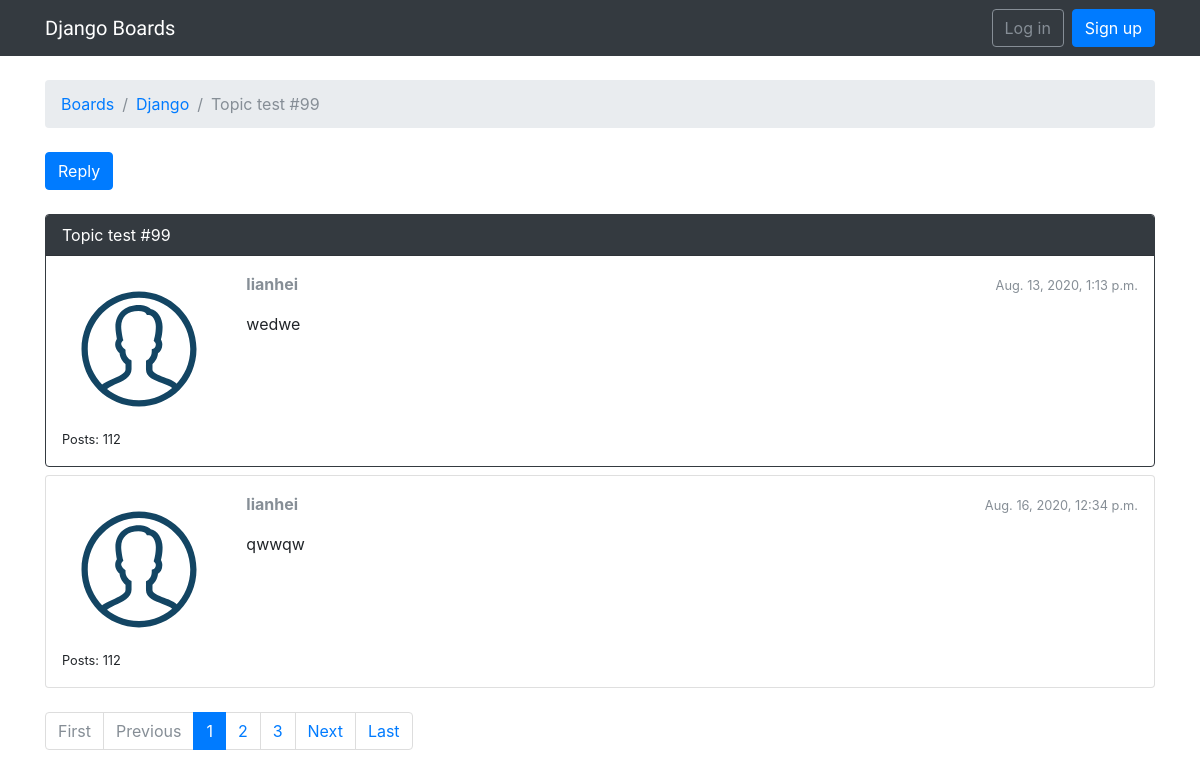
The page /boards/1/topics/107/ on the database its author committed.
### boards/models.py (models this page shows, shortened)
class Topic(models.Model):
    subject = models.CharField(max_length=255)
    last_updated = models.DateTimeField(auto_now_add=True)
    board = models.ForeignKey(Board, related_name='topics',on_delete=models.CASCADE)
    starter = models.ForeignKey(User, related_name='topics',on_delete=models.CASCADE)
    views = models.PositiveIntegerField(default=0)

class Board(models.Model):
    name = models.CharField(max_length=30, unique=True)
    description = models.CharField(max_length=100)

class Post(models.Model):
    message = models.TextField(max_length=4000)
    topic = models.ForeignKey(Topic, related_name='posts',on_delete=models.CASCADE)
    created_at = models.DateTimeField(auto_now_add=True)
    updated_at = models.DateTimeField(null=True)
    created_by = models.ForeignKey(User, related_name='posts',on_delete=models.CASCADE)
    updated_by = models.ForeignKey(User, null=True, related_name='+',on_delete=models.CASCADE)

### boards/views.py (the view)
# urls.py: url(r'^boards/(?P<pk>\d+)/topics/(?P<topic_pk>\d+)/$', views.PostListView.as_view(), name='topic_posts'),
class PostListView(ListView):
    model = Post
    context_object_name = 'posts'
    template_name = 'topic_posts.html'
    paginate_by = 2
    def get_context_data(self, **kwargs):
        self.topic.views += 1
        self.topic.save()
        kwargs['topic'] = self.topic
        return super().get_context_data(**kwargs)
    def get_queryset(self):
        self.topic = get_object_or_404(Topic, board__pk=self.kwargs.get('pk'), pk=self.kwargs.get('topic_pk'))
        queryset = self.topic.posts.order_by('created_at')
        return queryset

### templates/topic_posts.html (shortened to what this page needs)
{% extends 'base.html' %}
{% load static %}
{% block breadcrumb %}
  <li class="breadcrumb-item"><a href="{% url 'home' %}">Boards</a></li>
  <li class="breadcrumb-item"><a href="{% url 'board_topics' topic.board.pk %}">{{ topic.board.name }}</a></li>
  <li class="breadcrumb-item active">{{ topic.subject }}</li>
{% endblock %}
{% block content %}
  <div class="mb-4">
    <a href="{% url 'reply_topic' topic.board.pk topic.pk %}" class="btn btn-primary" role="button">Reply</a>
  </div>
  {% for post in posts %}
    <div id="{{ post.pk }}" class="card {% if forloop.last %}mb-4{% else %}mb-2{% endif %} {% if forloop.first %}border-dark{% endif %}">
      {% if forloop.first %}
        <div class="card-header text-white bg-dark py-2 px-3">{{ topic.subject }}</div>
      {% endif %}
      <div class="card-body p-3">
        <div class="row">
          <div class="col-2">
            <img src="{% static 'img/avatar.svg' %}" alt="{{ post.created_by.username }}" class="w-100">
            <small>Posts: {{ post.created_by.posts.count }}</small>
          </div>
          <div class="col-10">
            <div class="row mb-3">
              <div class="col-6">
                <strong class="text-muted">{{ post.created_by.username }}</strong>
              </div>
              <div class="col-6 text-right">
                <small class="text-muted">{{ post.created_at }}</small>
              </div>
            </div>
            {{ post.message }}
          </div>
        </div>
      </div>
    </div>
  {% endfor %}
  {% include 'includes/pagination.html' %}
{% endblock %}

### templates/base.html (shortened to what this page needs)
{% load static %}<!DOCTYPE html>
<html>
  <head>
    <link rel="stylesheet" href="{% static 'css/bootstrap.min.css' %}">
    <link rel="stylesheet" href="{% static 'css/app.css' %}">
  </head>
  <body>
    {% block body %}
      <nav class="navbar navbar-expand-sm navbar-dark bg-dark">
        <div class="container">
          <a class="navbar-brand" href="{% url 'home' %}">Django Boards</a>
          <div class="collapse navbar-collapse" id="mainMenu">
            {% if user.is_authenticated %}
              <ul class="navbar-nav ml-auto">
                <li class="nav-item dropdown">
                  <a class="nav-link dropdown-toggle" href="#" id="userMenu" data-toggle="dropdown" aria-haspopup="true" aria-expanded="false">
                    {{ user.username }}
                  </a>
                  <div class="dropdown-menu dropdown-menu-right" aria-labelledby="userMenu">
                    <a class="dropdown-item" href="{% url 'my_account' %}">My account</a>
                    <a class="dropdown-item" href="{% url 'password_change' %}">Change password</a>
                    <div class="dropdown-divider"></div>
                    <a class="dropdown-item" href="{% url 'logout' %}">Log out</a>
                  </div>
                </li>
              </ul>
            {% else %}
              <form class="form-inline ml-auto">
                <a href="{% url 'login' %}" class="btn btn-outline-secondary">Log in</a>
                <a href="{% url 'signup' %}" class="btn btn-primary ml-2">Sign up</a>
              </form>
            {% endif %}
          </div>
        </div>
      </nav>
      <div class="container">
        <ol class="breadcrumb my-4">
          {% block breadcrumb %}
          {% endblock %}
        </ol>
        {% block content %}
        {% endblock %}
      </div>
    {% endblock body %}
  </body>
</html>

### templates/includes/pagination.html (shortened to what this page needs)
{% if is_paginated %}
  <nav aria-label="Topics pagination" class="mb-4">
    <ul class="pagination">
      {% if page_obj.number > 1 %}
        <li class="page-item">
          <a class="page-link" href="?page=1">First</a>
        </li>
      {% else %}
        <li class="page-item disabled">
          <span class="page-link">First</span>
        </li>
      {% endif %}
      {% if page_obj.has_previous %}
        <li class="page-item">
          <a class="page-link" href="?page={{ page_obj.previous_page_number }}">Previous</a>
        </li>
      {% else %}
        <li class="page-item disabled">
          <span class="page-link">Previous</span>
        </li>
      {% endif %}
      {% for page_num in paginator.page_range %}
        {% if page_obj.number == page_num %}
          <li class="page-item active">
            <span class="page-link">
              {{ page_num }}
            </span>
          </li>
        {% elif page_num > page_obj.number|add:'-3' and page_num < page_obj.number|add:'3' %}
          <li class="page-item">
            <a class="page-link" href="?page={{ page_num }}">{{ page_num }}</a>
          </li>
        {% endif %}
      {% endfor %}
      {% if page_obj.has_next %}
        <li class="page-item">
          <a class="page-link" href="?page={{ page_obj.next_page_number }}">Next</a>
        </li>
      {% else %}
        <li class="page-item disabled">
          <span class="page-link">Next</span>
        </li>
      {% endif %}
      {% if page_obj.number != paginator.num_pages %}
        <li class="page-item">
          <a class="page-link" href="?page={{ paginator.num_pages }}">Last</a>
        </li>
      {% else %}
        <li class="page-item disabled">
          <span class="page-link">Last</span>
        </li>
      {% endif %}
    </ul>
  </nav>
{% endif %}

### static/css/app.css (style rules this page uses)
.navbar-brand { font-family: 'Peralta', cursive; }

### rows shown on the page
Topic: board.name "Django", subject "Topic test #99"
Post: created_by.posts.count "112", created_by.username "lianhei", created_at "Aug. 13, 2020, 1:13 p.m.", message "wedwe"
Post: created_by.posts.count "112", created_by.username "lianhei", created_at "Aug. 16, 2020, 12:34 p.m.", message "qwwqw"

### other values the page prints
{{ page_num }} "1"
{{ page_num }} "2" "3"
